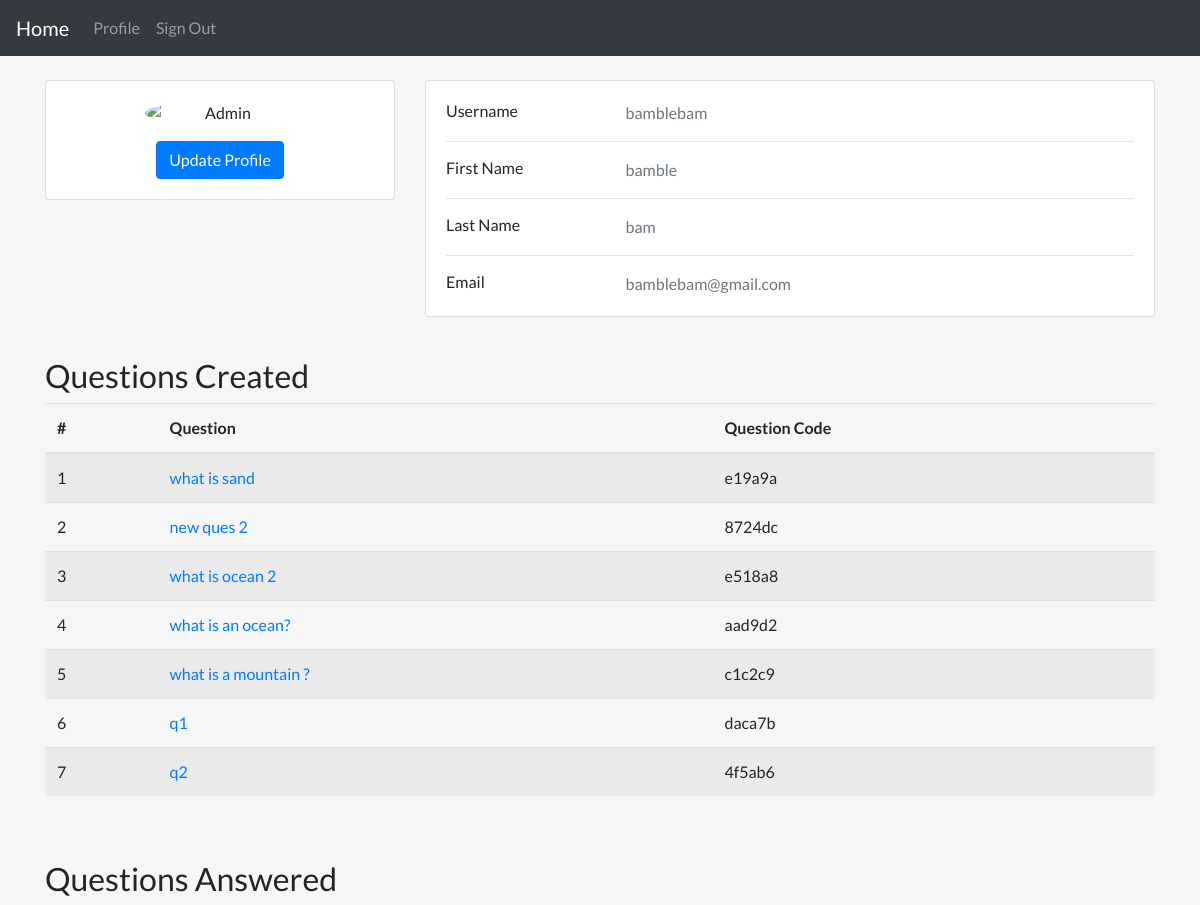
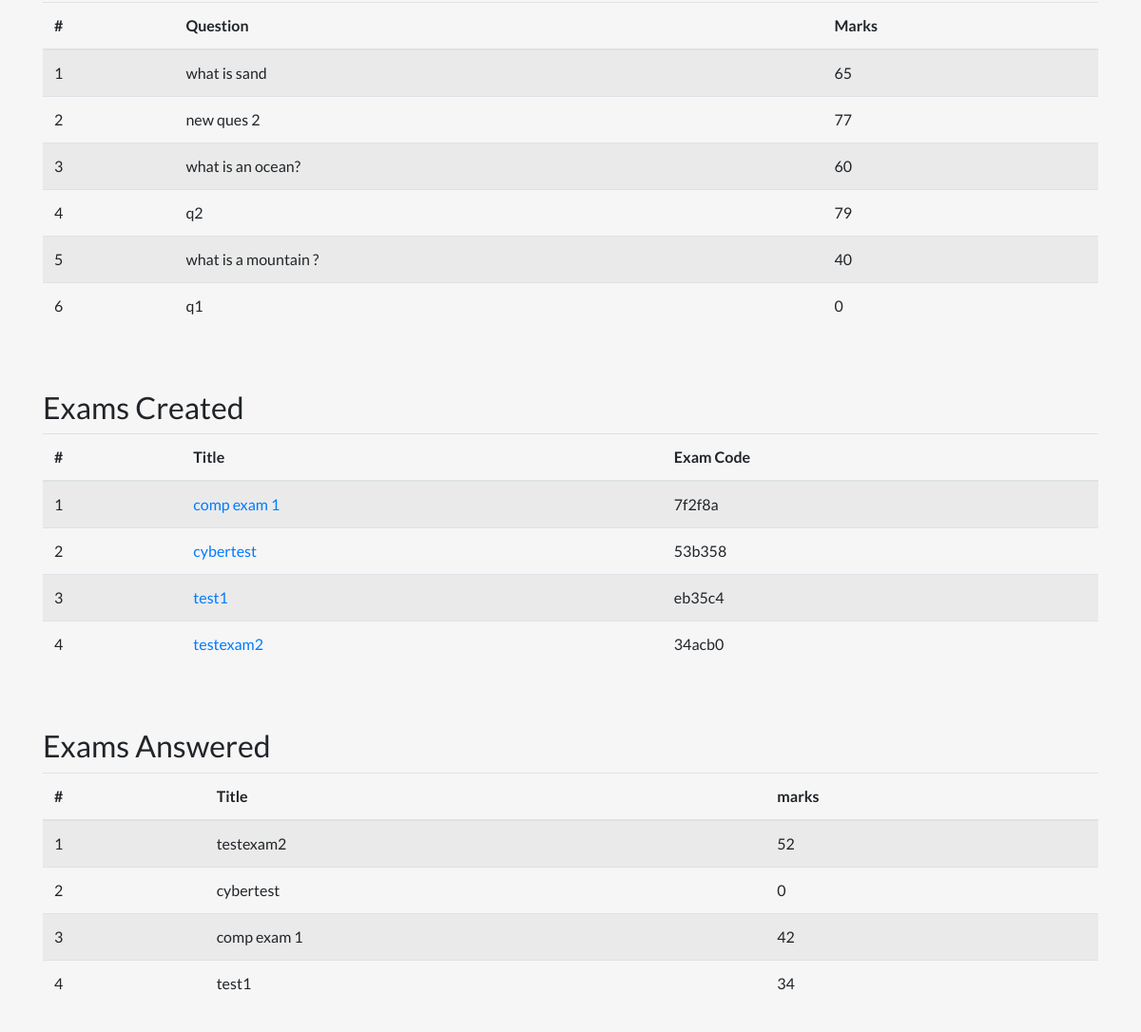
The page /dashboard/ (signed in) on the database as committed earlier (2 pictures, top to bottom).
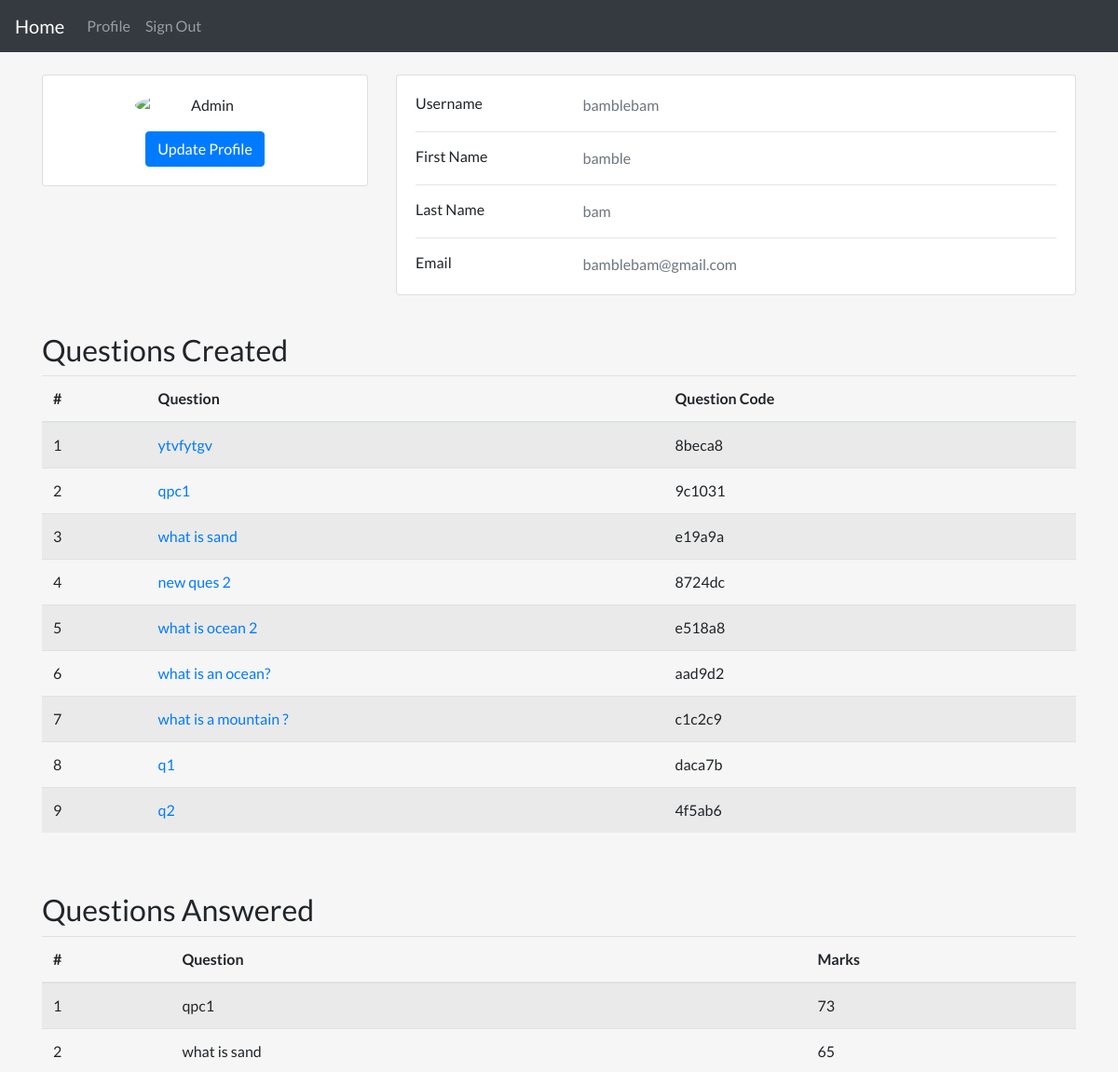
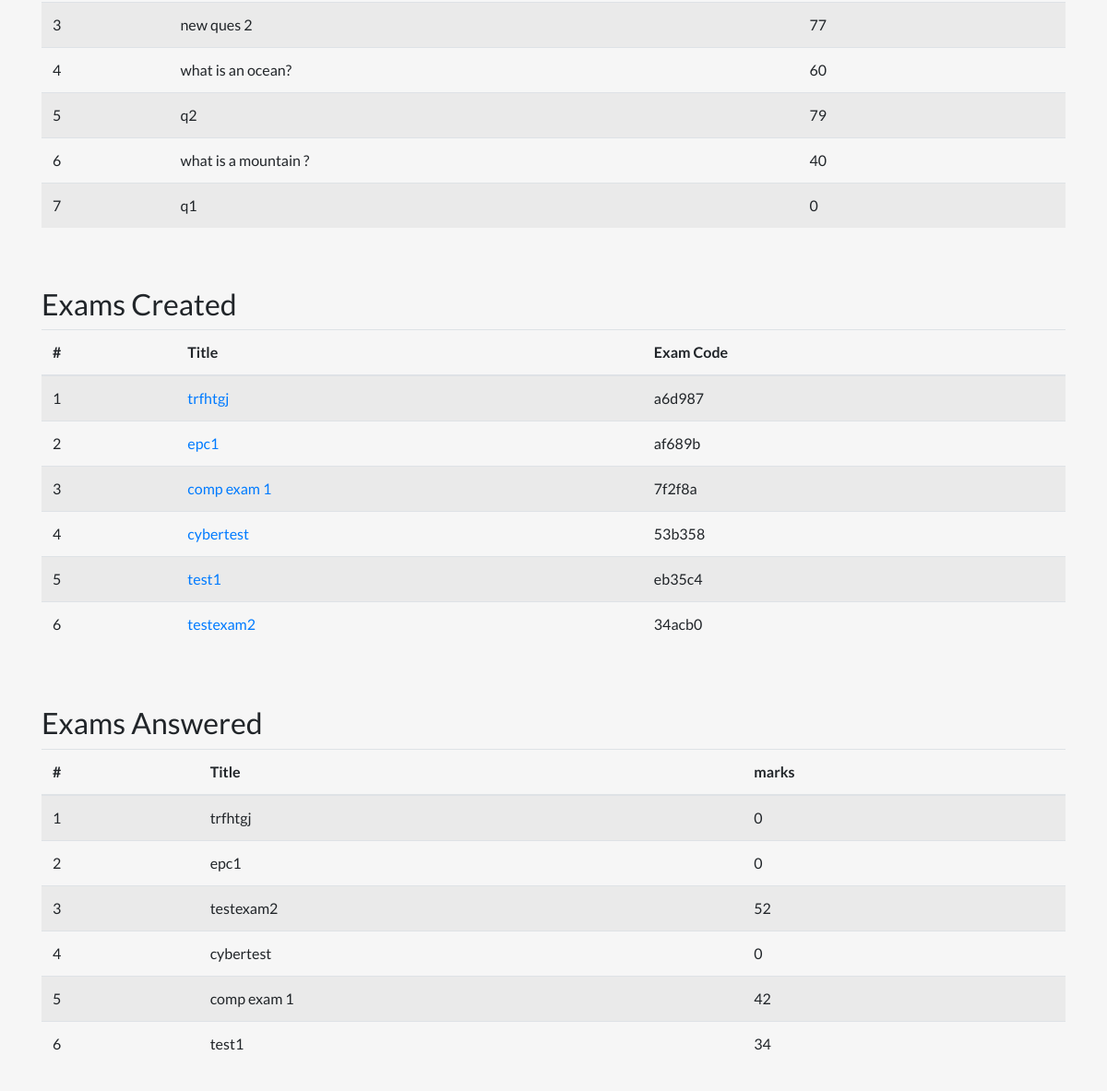
The same page on the database as committed later (2 pictures, top to bottom).
### quiz/models.py (models this page shows, shortened)
class Question(models.Model):
    author = models.ForeignKey(
        User, on_delete=models.CASCADE, null=True, blank=True)
    title = models.CharField(max_length=200)
    model_answer = models.TextField(null=True)
    question_code = models.CharField(max_length=200, default=uuid4().hex[:6])
    slug = models.SlugField(max_length=255, null=True, blank=True)
    date_added = models.DateTimeField(auto_now_add=True, null=True, blank=True)
    is_exam = models.BooleanField(default=False)
    is_private = models.BooleanField(default=False)

class Response(models.Model):
    user = models.ForeignKey(
        User, on_delete=models.CASCADE, null=True, blank=True)
    question = models.ForeignKey(
        Question, on_delete=models.CASCADE, related_name='responses', null=True, blank=True)
    body = models.TextField(null=False)
    marks = models.IntegerField(default=0, validators=[
                                MinValueValidator(0), MaxValueValidator(100)])
    slug = models.SlugField(max_length=255, null=True, blank=True)
    date_added = models.DateTimeField(auto_now_add=True, null=True, blank=True)
    is_exam = models.BooleanField(default=False)

class Exam(models.Model):
    author = models.ForeignKey(
        User, on_delete=models.CASCADE, null=True, blank=True)
    num_questions = models.IntegerField(default=5, validators=[
        MinValueValidator(1), MaxValueValidator(100)])
    questions = models.ManyToManyField(Question, symmetrical=False)
    title = models.CharField(max_length=200)
    slug = models.SlugField(max_length=200, null=True, blank=True)
    date_added = models.DateTimeField(auto_now_add=True)
    exam_code = models.CharField(
        max_length=200, default=uuid4().hex[:6], null=True, blank=True)
    is_private = models.BooleanField(default=False)

class ExamResponse(models.Model):
    user = models.ForeignKey(
        User, on_delete=models.CASCADE, null=True, blank=True)
    exam = models.ForeignKey(
        Exam, on_delete=models.CASCADE, null=True, blank=True)
    responses = models.ManyToManyField(Response, symmetrical=False)
    slug = models.SlugField(max_length=200, null=True, blank=True)
    date_added = models.DateTimeField(auto_now_add=True, null=True, blank=True)
    marks = models.IntegerField(default=0, validators=[
        MinValueValidator(1), MaxValueValidator(100)])

### user_auth/views.py (the view)
# urls.py: path("dashboard/", views.dashboard, name="dashboard"),
@login_required
def dashboard(request):
    user = request.user
    questions_created = Question.objects.filter(
        author=user, is_exam=False).order_by("-date_added")
    questions_responded = Response.objects.filter(
        user=user, is_exam=False).order_by("-date_added")
    exams_created = Exam.objects.filter(author=user).order_by("-date_added")
    exams_answered = ExamResponse.objects.filter(
        user=user).order_by("-date_added")
    context = {
        'questions': questions_created,
        'responses': questions_responded,
        'exams': exams_created,
        'exam_response': exams_answered
    }
    return render(request, 'custom/dashboard.html', context=context)

### user_auth/templates/custom/dashboard.html (shortened to what the changed rows need)
{% extends 'layouts/normal_page.html' %}
{% block content %}
<div class="container my-4">
    {% if questions|length %}
    <h2>Questions Created</h2>
    <table class="table table-striped">
        <thead>
            <tr>
                <th scope="col">#</th>
                <th scope="col">Question</th>
                <th scope="col">Question Code</th>
            </tr>
        </thead>
        <tbody>
            {% for question in questions %}
            <tr>
                <td>{{forloop.counter}}</td>
                <td><a href="{% url 'responses' question.slug %}">{{question.title}}</a></td>
                <td>{{question.question_code}}</td>
            </tr>
            {% endfor %}
        </tbody>
    </table>
    <br>
    {% endif %}
</div>
<div class="container my-4">
    {% if responses|length %}
    <h2>Questions Answered</h2>
    <table class="table table-striped">
        <thead>
            <tr>
                <th scope="col">#</th>
                <th scope="col">Question</th>
                <th scope="col">Marks</th>
            </tr>
        </thead>
        <tbody>
            {% for response in responses %}
            <tr>
                <td>{{forloop.counter}}</td>
                <td>{{response.question.title}}</td>
                <td>{{response.marks}}</td>
            </tr>
            {% endfor %}
        </tbody>
    </table>
    <br>
    {% endif %}
</div>
<div class="container my-4">
    {% if exams|length %}
    <h2>Exams Created</h2>
    <table class="table table-striped">
        <thead>
            <tr>
                <th scope="col">#</th>
                <th scope="col">Title</th>
                <th scope="col">Exam Code</th>
            </tr>
        </thead>
        <tbody>
            {% for exam in exams %}
            <tr>
                <td>{{forloop.counter}}</td>
                <td><a href="{% url 'exam-responses' exam.slug %}">{{exam.title}}</a></td>
                <td>{{exam.exam_code}}</td>
            </tr>
            {% endfor %}
        </tbody>
    </table>
    <br>
    {% endif %}
</div>
<div class="container my-4">
    {% if exam_response|length %}
    <h2>Exams Answered</h2>
    <table class="table table-striped">
        <thead>
            <tr>
                <th scope="col">#</th>
                <th scope="col">Title</th>
                <th scope="col">marks</th>
            </tr>
        </thead>
        <tbody>
            {% for exam in exam_response %}
            <tr>
                <td>{{forloop.counter}}</td>
                <td>{{exam.exam.title}}</td>
                <td>{{exam.marks}}</td>
            </tr>
            {% endfor %}
        </tbody>
    </table>
    <br>
    {% endif %}
</div>
<br>
{% endblock %}

Rows that differ between the two databases and show on the page:
added Question: title "ytvfytgv", question_code "8beca8"
added Question: title "qpc1", question_code "9c1031"
added Response: question "qpc1", marks "73"
added Exam: title "trfhtgj", exam_code "a6d987"
added Exam: title "epc1", exam_code "af689b"
added ExamResponse: exam "trfhtgj", marks "0"
added ExamResponse: exam "epc1", marks "0"
